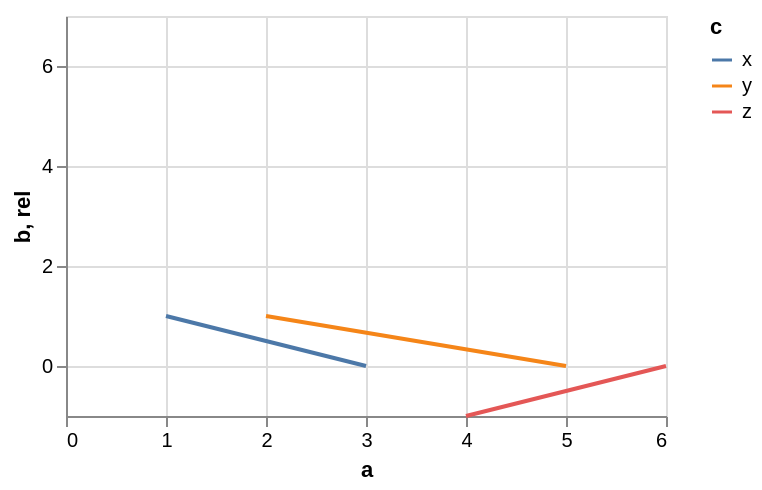

Write the Vega-Lite specification saved for this chart.
### Vega-Lite specification from a JSON file in a GitHub repository (floating-point values rounded to 4 significant figures)
{"$schema": "https://vega.github.io/schema/vega-lite/v6.json", "data": {"values": [{"a": 1, "b": 3, "c": "x", "d": "2020-01-01"}, {"a": 2, "b": 5, "c": "y", "d": "2020-03-01"}, {"a": 3, "b": 2, "c": "x", "d": "2020-06-01"}, {"a": 4, "b": 6, "c": "z", "d": "2020-09-01"}, {"a": 5, "b": 4, "c": "y", "d": "2021-01-01"}, {"a": 6, "b": 7, "c": "z", "d": "2021-04-01"}]}, "width": 300, "height": 200, "layer": [{"params": [{"name": "idx", "select": {"type": "point", "encodings": ["x"], "on": "pointerover", "nearest": true}}], "mark": "point", "encoding": {"x": {"field": "a", "type": "quantitative"}, "y": {"field": "b", "type": "quantitative"}, "opacity": {"value": 0}}}, {"transform": [{"lookup": "c", "from": {"param": "idx", "key": "c"}}, {"calculate": "datum.idx ? datum.b - datum.idx.b : 0", "as": "rel"}], "mark": "line", "encoding": {"x": {"field": "a", "type": "quantitative"}, "y": {"field": "rel", "type": "quantitative"}, "color": {"field": "c", "type": "nominal"}}}]}
